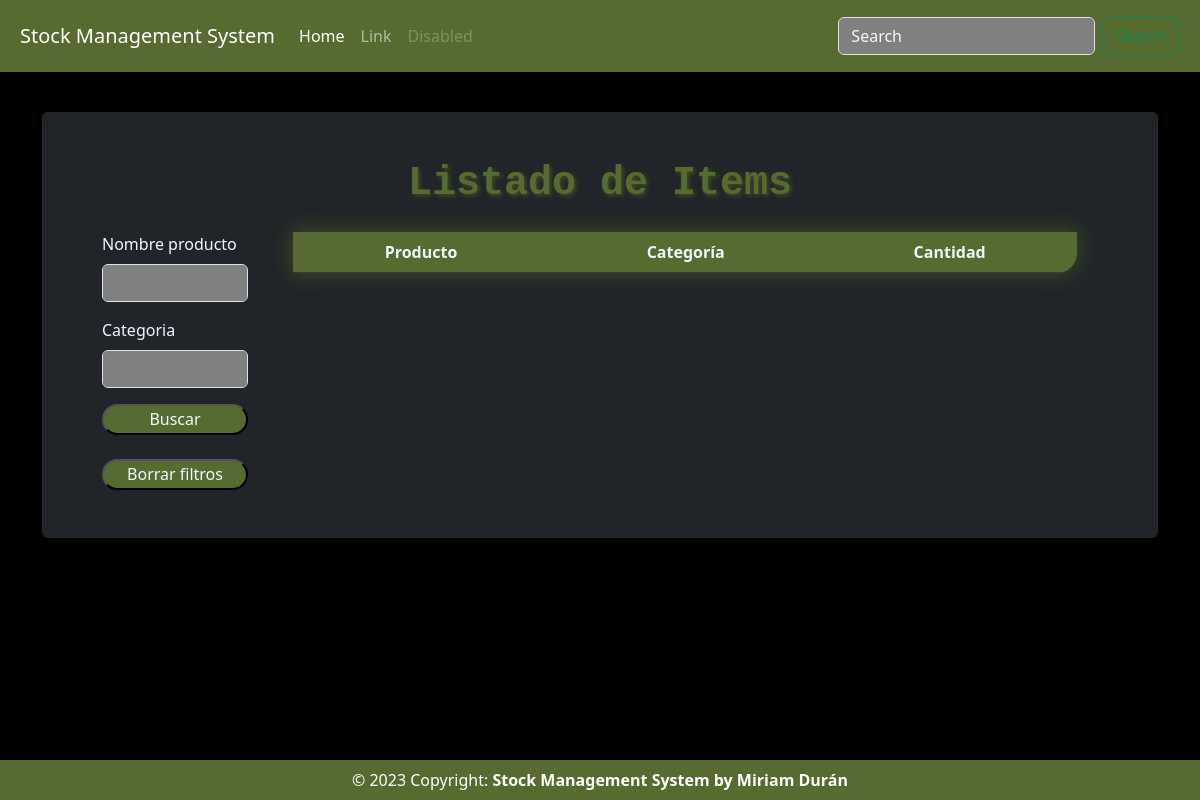
Before: /list_items/ with the older database file.
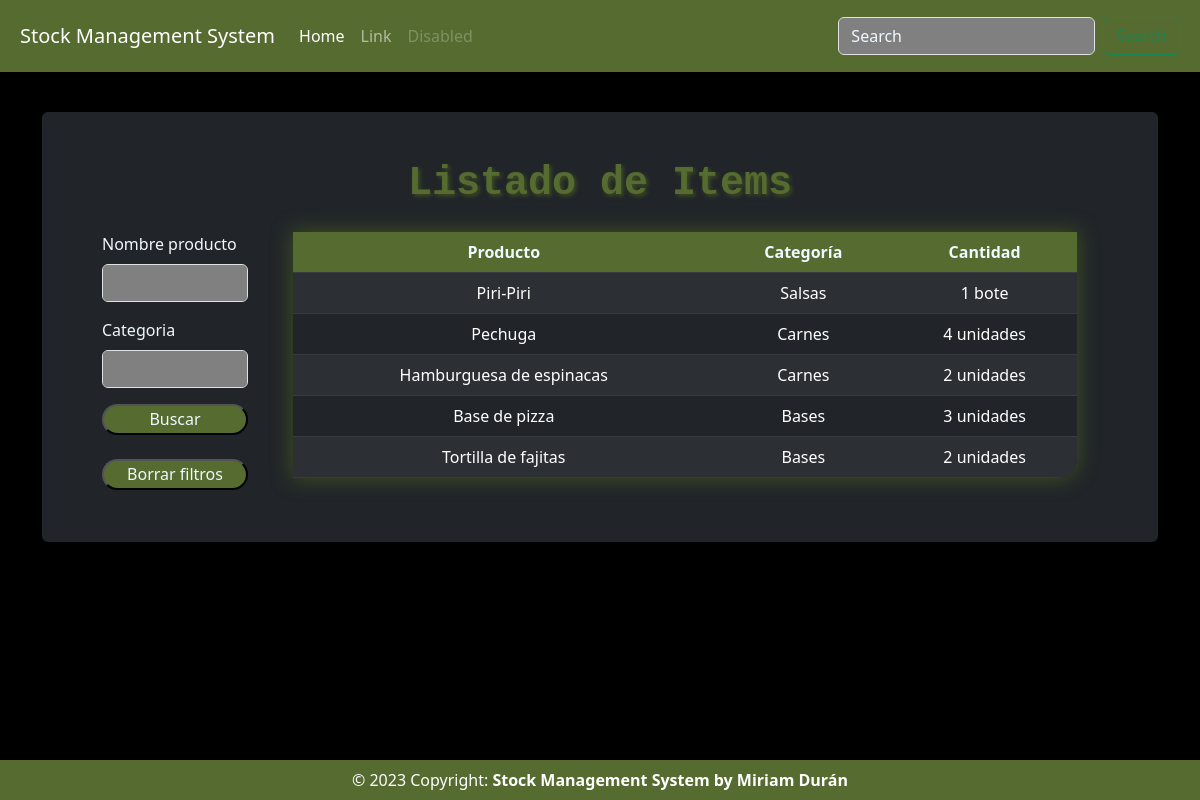
After: the same page with the newer database file.
### stockManagementApp/models.py (models this page shows, shortened)
class Stock(models.Model):
    categoria = models.CharField(max_length=50, blank=True, null=True)
    nombre_producto = models.CharField(max_length=50, blank=True, null=True)
    cantidad = models.IntegerField(default=0, blank=True, null=True)
    etiqueta = models.CharField(max_length=50, blank=True, null=True)
    cantidad_comprada = models.IntegerField(default=0, blank=True, null=True)
    proveedor = models.CharField(max_length=50, blank=True, null=True)
    telefono = models.CharField(max_length=50, blank=True, null=True)
    precio = models.IntegerField(default=0, blank=True, null=True)
    cantidad_gastada = models.IntegerField(default=0, blank=True, null=True)
    gastado_por = models.CharField(max_length=50, blank=True, null=True)
    comprador = models.CharField(max_length=50, blank=True, null=True)
    creado_por = models.CharField(max_length=50, blank=True, null=True)
    punto_de_pedido = models.IntegerField(default=0, blank=True, null=True)
    ultima_actualizacion = models.DateTimeField(auto_now_add=False, auto_now=True)
    exportar_csv = models.BooleanField(default=False)

### stockManagementApp/views.py (the view, shortened to what this page needs)
# urls.py: path('list_items/', views.list_items_view, name='list_items'),
def list_items_view(request):
    template_name = 'list_items.html'
    title = 'Listado de Items'
    queryset = Stock.objects.all()
    form = StockSearchForm(request.POST or None)
    context = {
        'title': title,
        'queryset' : queryset,
        'form' : form,
    }
    return render(request, template_name, context)

### stockManagementApp/forms.py
class StockSearchForm(forms.ModelForm):
    class Meta:
        model = Stock
        fields = ['categoria', 'nombre_producto']
    def __init__(self, *args, **kwargs):
        super(StockSearchForm, self).__init__(*args, **kwargs)
        self.helper = FormHelper(self)
        self.helper.form_tag = False # No incluir <form></form>
        self.helper.layout = Layout(
            Div(
                Field('nombre_producto')
            ),
            Div(
                Field('categoria')
            ),
        )

### templates/list_items.html
{% extends 'base.html' %}
{% load crispy_forms_tags %}
{% block content %}
<div class="container">
    <div class="row">
        <div class="col-2">
            <form method='POST' action='' enctype="multipart/form-data" novalidate class="d-flex flex-column">
                {% crispy form %}
                <input type="submit" class="button" value='Buscar'>
                <br>
                <a href="{% url 'list_items' %}" class="button">Borrar filtros</a>
            </form>
        </div>
        <div class="col-10">
            <table class="table table-dark table-striped">
                <thead>
                    <tr>
                        <th>Producto</th>
                        <th>Categoría</th>
                        <th>Cantidad</th>
                    </tr>
                </thead>
                {% for instance in queryset %}
                    <tr>
                        <td>{{ instance.nombre_producto }}</td>
                        <td>{{ instance.categoria }}</td>
                        <td>{{ instance.cantidad }} {{ instance.etiqueta }}</td>
                    </tr>
                {% endfor %}
            </table>
        </div>
    </div>
</div>
{% endblock %}

### templates/base.html (shortened to what this page needs)
<!DOCTYPE html>
{% load static %}
<html>
    <head>
        {% block style %}
            <link rel="stylesheet" type="text/css" href="{% static 'css/stylesheet.css' %}" media="screen">
            <link rel="stylesheet" type="text/css" href="{% static 'css/navbar-top-fixed.css' %}" media="screen">
        <link rel="stylesheet" type="text/css" href="{% static 'css/bootstrap.min.css' %}" media="screen">
        {% endblock style %}
    </head>
    <body>
        {% block header %}
            {% include "common/header_menu.html" %}
        {% endblock header %}
        <main class="container">
            <div class="bg-dark p-5 rounded">
                <h1 class='pb-3 titulo'>{{ title }}</h1>
                {% block content %}
                {% endblock content %}
            </div>
        </main>
        {% block footer %}
            {% include "common/footer_website.html" %}
        {% endblock footer %}
    </body>
</html>

### templates/common/header_menu.html (shortened to what this page needs)
<nav class="navbar navbar-expand-md navbar-dark fixed-top px-2 py-3 header">
    <div class="container-fluid">
        <a class="navbar-brand" href="{% url 'home' %}">Stock Management System</a>
        <div class="collapse navbar-collapse" id="navbarCollapse">
            <ul class="navbar-nav me-auto mb-2 mb-md-0">
                <li class="nav-item">
                    <a class="nav-link active" aria-current="page" href="{% url 'home' %}">Home</a>
                </li>
                <li class="nav-item">
                    <a class="nav-link" href="#">Link</a>
                </li>
                <li class="nav-item">
                    <a class="nav-link disabled" aria-disabled="true">Disabled</a>
                </li>
            </ul>
            <form class="d-flex" role="search">
                <input class="form-control me-2" type="search" placeholder="Search" aria-label="Search">
                <button class="btn btn-outline-success" type="submit">Search</button>
            </form>
        </div>
    </div>
</nav>

### templates/common/footer_website.html
<footer class="d-flex justify-content-center text-muted p-0" id="footer">
    <div class="text-center p-2 text-white">
        © 2023 Copyright:
        <a class="text-reset fw-bold" href="{% url 'home' %}">Stock Management System by Miriam Durán</a>
    </div>
</footer>

### stockManagementApp/static/css/stylesheet.css (style rules this page uses)
* { margin: 0; padding: 0; color: aliceblue; }
body { background-color: black !important; }
p, label { color: aliceblue; }
input, input::placeholder, input:focus, input::selection, input:active { background-color: gray !important; color: aliceblue !important; outline: 0 !important; }
.header { background-color: darkolivegreen; color: aliceblue; z-index: 3; }
.titulo { font-family: monospace; text-align: center; color: darkolivegreen; text-shadow: 2px 2px 4px rgb(63, 80, 35); font-weight: bolder; }
.button { background-color: darkolivegreen !important; color: aliceblue; text-decoration: none; padding: 1% 2%; border-radius: 25px; border-width: 2px; border-style: outset; border-color: buttonborder; text-align: center; }
.table { text-align: center; width: 95% !important; border-bottom-right-radius: 20px; overflow: hidden; margin: auto; box-shadow: 0px 0px 20px 1px rgb(63, 80, 35); }
.table th { background-color: darkolivegreen !important; color: aliceblue !important; }
#footer { background-color: darkolivegreen; margin-top: 5%; position: fixed; bottom: 0; width: 100%; z-index: 3; }
.text-reset { text-decoration: none; }

### stockManagementApp/static/css/navbar-top-fixed.css (style rules this page uses)
body { padding-top: 7rem; padding-bottom: 4rem; }

Changed rows visible on the page:
added Stock: nombre_producto "Piri-Piri", categoria "Salsas", cantidad "1", etiqueta "bote"
added Stock: nombre_producto "Pechuga", categoria "Carnes", cantidad "4", etiqueta "unidades"
added Stock: nombre_producto "Hamburguesa de espinacas", categoria "Carnes", cantidad "2", etiqueta "unidades"
added Stock: nombre_producto "Base de pizza", categoria "Bases", cantidad "3", etiqueta "unidades"
added Stock: nombre_producto "Tortilla de fajitas", categoria "Bases", cantidad "2", etiqueta "unidades"
